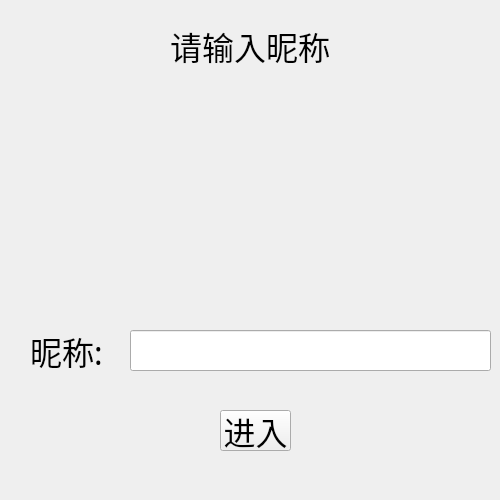
<?xml version="1.0" encoding="UTF-8"?>
<ui version="4.0">
 <class>load</class>
 <widget class="QWidget" name="load">
  <property name="geometry">
   <rect>
    <x>0</x>
    <y>0</y>
    <width>500</width>
    <height>500</height>
   </rect>
  </property>
  <property name="minimumSize">
   <size>
    <width>500</width>
    <height>500</height>
   </size>
  </property>
  <property name="maximumSize">
   <size>
    <width>500</width>
    <height>500</height>
   </size>
  </property>
  <property name="windowTitle">
   <string>login</string>
  </property>
  <property name="windowIcon">
   <iconset resource="picture/image.qrc">
    <normaloff>:/images/TaiChi.jpg</normaloff>:/images/TaiChi.jpg</iconset>
  </property>
  <widget class="QWidget" name="widget" native="true">
   <property name="geometry">
    <rect>
     <x>0</x>
     <y>0</y>
     <width>500</width>
     <height>500</height>
    </rect>
   </property>
   <property name="minimumSize">
    <size>
     <width>500</width>
     <height>500</height>
    </size>
   </property>
   <property name="maximumSize">
    <size>
     <width>500</width>
     <height>500</height>
    </size>
   </property>
   <property name="font">
    <font>
     <family>华文行楷</family>
     <pointsize>24</pointsize>
    </font>
   </property>
   <property name="styleSheet">
    <string notr="true">background-image: url(:/images/p2.jpg);</string>
   </property>
   <widget class="QLineEdit" name="lineEdit">
    <property name="geometry">
     <rect>
      <x>130</x>
      <y>330</y>
      <width>361</width>
      <height>41</height>
     </rect>
    </property>
    <property name="font">
     <font>
      <family>华文行楷</family>
      <pointsize>24</pointsize>
     </font>
    </property>
   </widget>
   <widget class="QLabel" name="label_2">
    <property name="geometry">
     <rect>
      <x>30</x>
      <y>330</y>
      <width>81</width>
      <height>41</height>
     </rect>
    </property>
    <property name="maximumSize">
     <size>
      <width>16777213</width>
      <height>16777213</height>
     </size>
    </property>
    <property name="font">
     <font>
      <family>华文行楷</family>
      <pointsize>24</pointsize>
      <weight>50</weight>
      <bold>false</bold>
     </font>
    </property>
    <property name="text">
     <string>昵称:</string>
    </property>
   </widget>
   <widget class="QPushButton" name="pushButton">
    <property name="geometry">
     <rect>
      <x>220</x>
      <y>410</y>
      <width>71</width>
      <height>41</height>
     </rect>
    </property>
    <property name="font">
     <font>
      <family>华文行楷</family>
      <pointsize>24</pointsize>
     </font>
    </property>
    <property name="text">
     <string>进入</string>
    </property>
   </widget>
   <widget class="QLabel" name="label">
    <property name="geometry">
     <rect>
      <x>170</x>
      <y>20</y>
      <width>161</width>
      <height>51</height>
     </rect>
    </property>
    <property name="font">
     <font>
      <family>华文行楷</family>
      <pointsize>24</pointsize>
     </font>
    </property>
    <property name="text">
     <string>请输入昵称</string>
    </property>
   </widget>
  </widget>
 </widget>
 <resources>
  <include location="picture/image.qrc"/>
  <include location="picture/image.qrc"/>
  <include location="picture/image.qrc"/>
 </resources>
 <connections/>
</ui>
